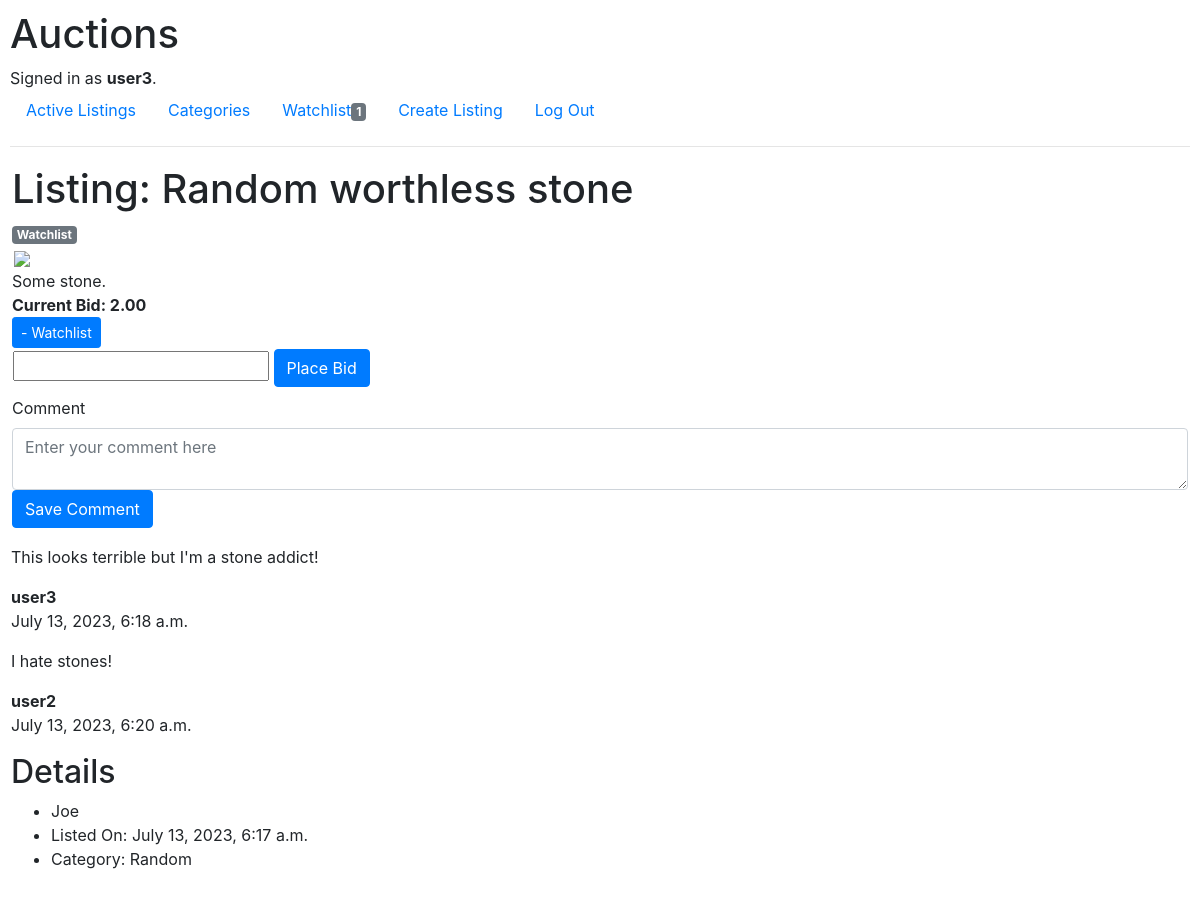
Page /listing/Random worthless stone (signed in) on the earlier database version.
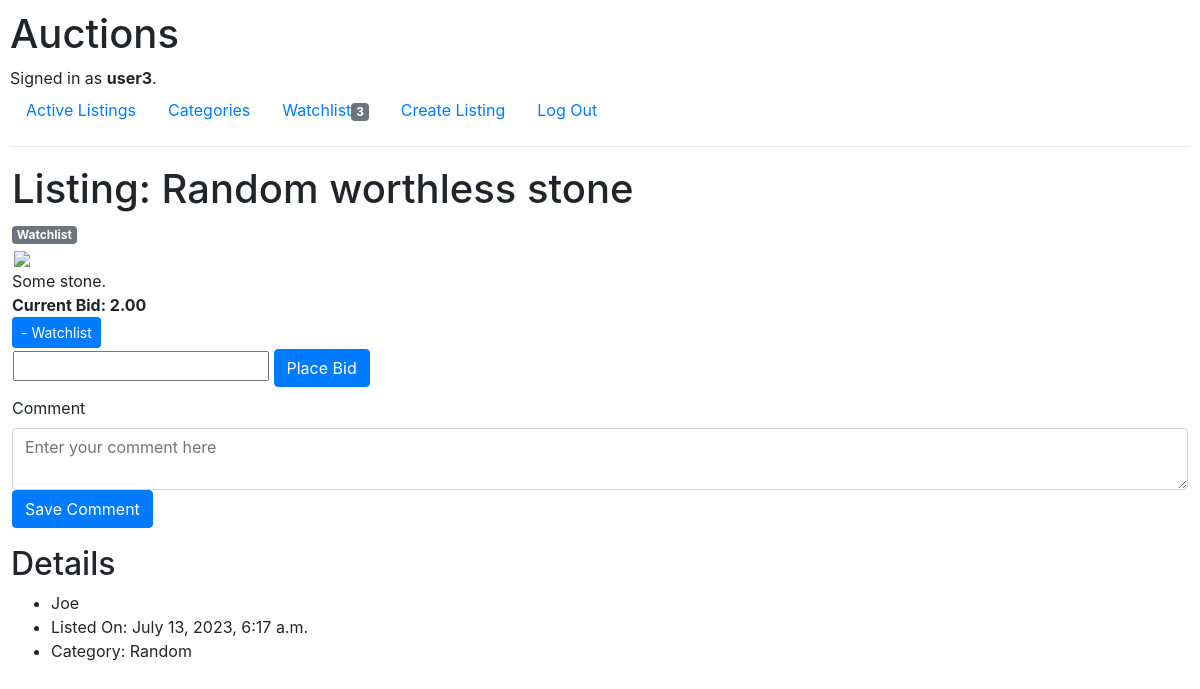
Same page on the later database version.
### auctions/models.py (models this page shows)
class Comment(models.Model):
    listing = models.ForeignKey(Listing, null=True, on_delete=models.CASCADE, related_name="commented_listings")
    content = models.CharField(max_length=80)
    author = models.ForeignKey(User, null=True, on_delete=models.CASCADE, related_name="commenters")
    time = models.DateTimeField(auto_now=True)

class User(AbstractUser):
    pass

### auctions/views.py (the view)
# urls.py: path("listing/<str:title>", views.listing, name="listing"),
def listing(request, title):
    current_user = request.user.id
    if not request.user.is_authenticated:
        listing = Listing.objects.get(title=title)
        return render(request, "auctions/listing.html", {
            "listing": listing
            })
    else:
        listing = Listing.objects.get(title=title)
        count = Watchlist.objects.filter(owner=current_user).count()
        watchlist = Watchlist.objects.filter(owner=current_user, item=listing)
        current_user = request.user.id
        comments = Comment.objects.filter(listing=listing)
        if current_user == listing.seller.id:
            seller = 'Yes'
        else:
            seller = 'No'
        return render(request, "auctions/listing.html", {
            "listing": listing,
            "watchlist": watchlist,
            "count": count,
            "seller": seller,
            "current_user": current_user,
            "comments": comments
        })

### auctions/templates/auctions/listing.html (shortened to what this page needs)
{% extends "auctions/layout.html" %}
{% block body %}
<div class="container-fluid">
    <div class="info-container">
        <h1>Listing: {{ listing.title }}</h1>
        {% if request.user.is_authenticated %}
            {% if watchlist %}
                <span class="badge badge-secondary">Watchlist</span>
            {% endif %}
        {% endif %}
            <div><img src="{{ listing.img_url }}"></div>
            <div>{{ listing.description }}</div>
            {% if listing.current_bid is not None %}
                {% if listing.closed == True %}
                    <strong>Sold For: {{ listing.current_bid.amount }}</strong>
                {% else %}
                    <strong>Current Bid: {{ listing.current_bid.amount }}</strong>
                {% endif %}
            {% else %}
                <strong>Price: {{ listing.starting_bid }}</strong>
            {% endif %}
            {% if request.user.is_authenticated and listing.closed == False %}
                {% if watchlist %}
                    <form action="{% url 'remove_watchlist' %}" method="post">
                        <input class="btn btn-primary btn-sm" type="submit" value="- Watchlist">
                    </form>
                {% else %}
                    <form action="{% url 'add_watchlist' %}" method="post">
                        {% csrf_token %}
                        <input type="hidden" id="title" name="title" value="{{ listing.title }}">
                        <input class="btn btn-primary btn-sm" type="submit" value="+ Watchlist">
                    </form>
                {% endif %}
                <div class="info-container">
                    <div class="input-group-sm mb-2">
                        <div class="input-group-prepend">
                            <form action="{% url 'place_bid' %}" method="post">
                                <input type="text" maxlength="8" name="bid" aria-label="Amount (to the nearest dollar)">
                                <button type="submit" class="btn btn-primary">Place Bid</button>
                            </form>
                        </div>
                    </div>
                </div>
                <form action="{% url 'add_comment' %}" method="post">
                    <div class="form-group">
                        <label for="description">Comment</label>
                        <textarea class="form-control" name="comment" id="comment" rows="2" placeholder="Enter your comment here"></textarea>
                        <button type="submit" class="btn btn-primary">Save Comment</button>
                    </div>
                </form>
            {% endif %}
            </div>
            {% for comment in comments %}
                <p>{{ comment.content }}</p>
                <strong>{{ comment.author.username }}</strong>
                <p>{{ comment.time }}</p>
            {% endfor %}
            <h2>Details</h2>
            <ul>
                <li>{{ listing.seller }}</li>
                <li>Listed On: {{ listing.created }}</li>
                {% if listing.category %}
                    <li>Category: {{ listing.category }}</li>
                {% endif %}
            </ul>
    </div>
{% endblock %}

### auctions/templates/auctions/layout.html (shortened to what this page needs)
{% load static %}
<!DOCTYPE html>
<html lang="en">
    <head>
        <link rel="stylesheet" href="https://stackpath.bootstrapcdn.com/bootstrap/4.4.1/css/bootstrap.min.css">
        <link href="{% static 'auctions/styles.css' %}" rel="stylesheet">
    </head>
    <body>
        <h1>Auctions</h1>
        <div>
            {% if user.is_authenticated %}
                Signed in as <strong>{{ user.username }}</strong>.
            {% else %}
                Not signed in.
            {% endif %}
        </div>
        <ul class="nav">
            <li class="nav-item">
                <a class="nav-link" href="{% url 'index' %}">Active Listings</a>
            </li>
               <li class="nav-item">
                <a class="nav-link" href="{% url 'categories' %}">Categories</a>
               </li>
            {% if user.is_authenticated %}
               <li class="nav-item">
                    <a class="nav-link" href="{% url 'watchlist' %}">Watchlist<span class="badge badge-secondary">{{ count }}</span></a>
               </li>
                <li class="nav-item">
                    <a class="nav-link" href="{% url 'new_listing' %}">Create Listing</a>
                </li>
                <li class="nav-item">
                    <a class="nav-link" href="{% url 'logout' %}">Log Out</a>
                </li>
            {% endif %}
        </ul>
        <hr>
        {% block body %}
        {% endblock %}
    </body>
</html>

Differences in the rows shown:
removed Comment: content "This looks terrible but I'm a stone addict!", author.username "user3", time "July 13, 2023, 6:18 a.m."
removed Comment: content "I hate stones!", author.username "user2", time "July 13, 2023, 6:20 a.m."
Other differences:
{{ count }}: "1" → "3"
